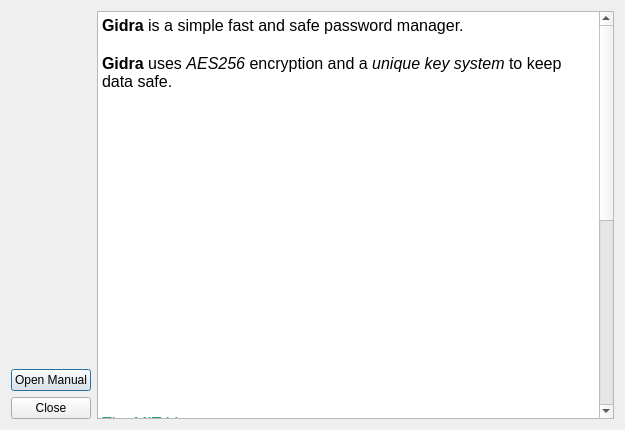
<?xml version="1.0" encoding="UTF-8"?>
<ui version="4.0">
 <class>infodialog</class>
 <widget class="QDialog" name="infodialog">
  <property name="geometry">
   <rect>
    <x>0</x>
    <y>0</y>
    <width>625</width>
    <height>430</height>
   </rect>
  </property>
  <property name="windowTitle">
   <string>About Gidra</string>
  </property>
  <layout class="QGridLayout" name="gridLayout_2">
   <item row="0" column="0">
    <layout class="QGridLayout" name="gridLayout">
     <item row="0" column="1">
      <layout class="QVBoxLayout" name="verticalLayout_4">
       <item>
        <widget class="QTextEdit" name="description">
         <property name="readOnly">
          <bool>true</bool>
         </property>
         <property name="html">
          <string>&lt;!DOCTYPE HTML PUBLIC &quot;-//W3C//DTD HTML 4.0//EN&quot; &quot;http://www.w3.org/TR/REC-html40/strict.dtd&quot;&gt;
&lt;html&gt;&lt;head&gt;&lt;meta name=&quot;qrichtext&quot; content=&quot;1&quot; /&gt;&lt;style type=&quot;text/css&quot;&gt;
p, li { white-space: pre-wrap; }
&lt;/style&gt;&lt;/head&gt;&lt;body style=&quot; font-family:'MS Shell Dlg 2'; font-size:8.25pt; font-weight:400; font-style:normal;&quot;&gt;
&lt;p style=&quot; margin-top:0px; margin-bottom:0px; margin-left:0px; margin-right:0px; -qt-block-indent:0; text-indent:0px;&quot;&gt;&lt;span style=&quot; font-size:12pt; font-weight:600;&quot;&gt;Gidra&lt;/span&gt;&lt;span style=&quot; font-size:12pt;&quot;&gt; is a simple fast and safe password manager.&lt;/span&gt;&lt;/p&gt;
&lt;p style=&quot;-qt-paragraph-type:empty; margin-top:0px; margin-bottom:0px; margin-left:0px; margin-right:0px; -qt-block-indent:0; text-indent:0px; font-size:12pt;&quot;&gt;&lt;br /&gt;&lt;/p&gt;
&lt;p style=&quot; margin-top:0px; margin-bottom:0px; margin-left:0px; margin-right:0px; -qt-block-indent:0; text-indent:0px;&quot;&gt;&lt;span style=&quot; font-size:12pt; font-weight:600;&quot;&gt;Gidra&lt;/span&gt;&lt;span style=&quot; font-size:12pt;&quot;&gt; uses &lt;/span&gt;&lt;span style=&quot; font-size:12pt; font-style:italic;&quot;&gt;AES256&lt;/span&gt;&lt;span style=&quot; font-size:12pt;&quot;&gt; encryption and a&lt;/span&gt;&lt;span style=&quot; font-size:12pt; font-style:italic;&quot;&gt; unique key system&lt;/span&gt;&lt;span style=&quot; font-size:12pt;&quot;&gt; to keep data safe.&lt;/span&gt;&lt;/p&gt;
&lt;p style=&quot;-qt-paragraph-type:empty; margin-top:0px; margin-bottom:0px; margin-left:0px; margin-right:0px; -qt-block-indent:0; text-indent:0px; font-family:'Cantarell'; font-size:12pt;&quot;&gt;&lt;br /&gt;&lt;/p&gt;
&lt;p style=&quot;-qt-paragraph-type:empty; margin-top:0px; margin-bottom:0px; margin-left:0px; margin-right:0px; -qt-block-indent:0; text-indent:0px; font-family:'Cantarell'; font-size:12pt;&quot;&gt;&lt;br /&gt;&lt;/p&gt;
&lt;p style=&quot;-qt-paragraph-type:empty; margin-top:0px; margin-bottom:0px; margin-left:0px; margin-right:0px; -qt-block-indent:0; text-indent:0px; font-family:'Cantarell'; font-size:12pt;&quot;&gt;&lt;br /&gt;&lt;/p&gt;
&lt;p style=&quot;-qt-paragraph-type:empty; margin-top:0px; margin-bottom:0px; margin-left:0px; margin-right:0px; -qt-block-indent:0; text-indent:0px; font-family:'Cantarell'; font-size:12pt;&quot;&gt;&lt;br /&gt;&lt;/p&gt;
&lt;p style=&quot;-qt-paragraph-type:empty; margin-top:0px; margin-bottom:0px; margin-left:0px; margin-right:0px; -qt-block-indent:0; text-indent:0px; font-family:'Cantarell'; font-size:12pt;&quot;&gt;&lt;br /&gt;&lt;/p&gt;
&lt;p style=&quot;-qt-paragraph-type:empty; margin-top:0px; margin-bottom:0px; margin-left:0px; margin-right:0px; -qt-block-indent:0; text-indent:0px; font-family:'Cantarell'; font-size:12pt;&quot;&gt;&lt;br /&gt;&lt;/p&gt;
&lt;p style=&quot;-qt-paragraph-type:empty; margin-top:0px; margin-bottom:0px; margin-left:0px; margin-right:0px; -qt-block-indent:0; text-indent:0px; font-family:'Cantarell'; font-size:12pt;&quot;&gt;&lt;br /&gt;&lt;/p&gt;
&lt;p style=&quot;-qt-paragraph-type:empty; margin-top:0px; margin-bottom:0px; margin-left:0px; margin-right:0px; -qt-block-indent:0; text-indent:0px; font-family:'Cantarell'; font-size:12pt;&quot;&gt;&lt;br /&gt;&lt;/p&gt;
&lt;p style=&quot;-qt-paragraph-type:empty; margin-top:0px; margin-bottom:0px; margin-left:0px; margin-right:0px; -qt-block-indent:0; text-indent:0px; font-family:'Cantarell'; font-size:12pt;&quot;&gt;&lt;br /&gt;&lt;/p&gt;
&lt;p style=&quot;-qt-paragraph-type:empty; margin-top:0px; margin-bottom:0px; margin-left:0px; margin-right:0px; -qt-block-indent:0; text-indent:0px; font-family:'Cantarell'; font-size:12pt;&quot;&gt;&lt;br /&gt;&lt;/p&gt;
&lt;p style=&quot;-qt-paragraph-type:empty; margin-top:0px; margin-bottom:0px; margin-left:0px; margin-right:0px; -qt-block-indent:0; text-indent:0px; font-family:'Cantarell'; font-size:12pt;&quot;&gt;&lt;br /&gt;&lt;/p&gt;
&lt;p style=&quot;-qt-paragraph-type:empty; margin-top:0px; margin-bottom:0px; margin-left:0px; margin-right:0px; -qt-block-indent:0; text-indent:0px; font-family:'Cantarell'; font-size:12pt;&quot;&gt;&lt;br /&gt;&lt;/p&gt;
&lt;p style=&quot;-qt-paragraph-type:empty; margin-top:0px; margin-bottom:0px; margin-left:0px; margin-right:0px; -qt-block-indent:0; text-indent:0px; font-family:'Cantarell'; font-size:12pt;&quot;&gt;&lt;br /&gt;&lt;/p&gt;
&lt;p style=&quot;-qt-paragraph-type:empty; margin-top:0px; margin-bottom:0px; margin-left:0px; margin-right:0px; -qt-block-indent:0; text-indent:0px; font-family:'Cantarell'; font-size:12pt;&quot;&gt;&lt;br /&gt;&lt;/p&gt;
&lt;p style=&quot;-qt-paragraph-type:empty; margin-top:0px; margin-bottom:0px; margin-left:0px; margin-right:0px; -qt-block-indent:0; text-indent:0px; font-family:'Cantarell'; font-size:12pt;&quot;&gt;&lt;br /&gt;&lt;/p&gt;
&lt;p style=&quot;-qt-paragraph-type:empty; margin-top:0px; margin-bottom:0px; margin-left:0px; margin-right:0px; -qt-block-indent:0; text-indent:0px; font-family:'Cantarell'; font-size:12pt;&quot;&gt;&lt;br /&gt;&lt;/p&gt;
&lt;p style=&quot;-qt-paragraph-type:empty; margin-top:0px; margin-bottom:0px; margin-left:0px; margin-right:0px; -qt-block-indent:0; text-indent:0px; font-family:'Cantarell'; font-size:12pt;&quot;&gt;&lt;br /&gt;&lt;/p&gt;
&lt;p style=&quot; margin-top:0px; margin-bottom:0px; margin-left:0px; margin-right:0px; -qt-block-indent:0; text-indent:0px;&quot;&gt;&lt;span style=&quot; font-family:'Cantarell'; font-size:12pt; color:#26a269;&quot;&gt;The MIT License:&lt;/span&gt;&lt;span style=&quot; font-family:'Cantarell'; font-size:12pt;&quot;&gt; &lt;/span&gt;&lt;/p&gt;
&lt;p style=&quot;-qt-paragraph-type:empty; margin-top:0px; margin-bottom:0px; margin-left:0px; margin-right:0px; -qt-block-indent:0; text-indent:0px; font-family:'Cantarell'; font-size:12pt;&quot;&gt;&lt;br /&gt;&lt;/p&gt;
&lt;p style=&quot; margin-top:0px; margin-bottom:0px; margin-left:0px; margin-right:0px; -qt-block-indent:0; text-indent:0px;&quot;&gt;&lt;a name=&quot;separator&quot;&gt;&lt;/a&gt;&lt;span style=&quot; font-family:'Cantarell'; font-size:11pt; color:#26a269;&quot;&gt;C&lt;/span&gt;&lt;span style=&quot; font-family:'Cantarell'; font-size:11pt; color:#26a269;&quot;&gt;opyright 2024 Yaroslav Gusev &lt;/span&gt;&lt;/p&gt;
&lt;p style=&quot; margin-top:12px; margin-bottom:12px; margin-left:0px; margin-right:0px; -qt-block-indent:0; text-indent:0px;&quot;&gt;&lt;a name=&quot;LicenseText&quot;&gt;&lt;/a&gt;&lt;span style=&quot; font-family:'Cantarell'; font-size:11pt; color:#26a269;&quot;&gt;P&lt;/span&gt;&lt;span style=&quot; font-family:'Cantarell'; font-size:11pt; color:#26a269;&quot;&gt;ermission is hereby granted, free of charge, to any person obtaining a copy of this software and associated documentation files (the “Software”), to deal in the Software without restriction, including without limitation the rights to use, copy, modify, merge, publish, distribute, sublicense, and/or sell copies of the Software, and to permit persons to whom the Software is furnished to do so, subject to the following conditions:&lt;/span&gt;&lt;/p&gt;
&lt;p style=&quot; margin-top:12px; margin-bottom:12px; margin-left:0px; margin-right:0px; -qt-block-indent:0; text-indent:0px;&quot;&gt;&lt;span style=&quot; font-family:'Cantarell'; font-size:11pt; color:#26a269;&quot;&gt;The above copyright notice and this permission notice shall be included in all copies or substantial portions of the Software.&lt;/span&gt;&lt;/p&gt;
&lt;p style=&quot; margin-top:12px; margin-bottom:12px; margin-left:0px; margin-right:0px; -qt-block-indent:0; text-indent:0px;&quot;&gt;&lt;span style=&quot; font-family:'Cantarell'; font-size:11pt; color:#26a269;&quot;&gt;THE SOFTWARE IS PROVIDED “AS IS”, WITHOUT WARRANTY OF ANY KIND, EXPRESS OR IMPLIED, INCLUDING BUT NOT LIMITED TO THE WARRANTIES OF MERCHANTABILITY, FITNESS FOR A PARTICULAR PURPOSE AND NONINFRINGEMENT. IN NO EVENT SHALL THE AUTHORS OR COPYRIGHT HOLDERS BE LIABLE FOR ANY CLAIM, DAMAGES OR OTHER LIABILITY, WHETHER IN AN ACTION OF CONTRACT, TORT OR OTHERWISE, ARISING FROM, OUT OF OR IN CONNECTION WITH THE SOFTWARE OR THE USE OR OTHER DEALINGS IN THE SOFTWARE.&lt;/span&gt;&lt;/p&gt;&lt;/body&gt;&lt;/html&gt;</string>
         </property>
        </widget>
       </item>
      </layout>
     </item>
     <item row="0" column="0">
      <layout class="QVBoxLayout" name="verticalLayout_5">
       <item>
        <spacer name="verticalSpacer_2">
         <property name="orientation">
          <enum>Qt::Vertical</enum>
         </property>
         <property name="sizeHint" stdset="0">
          <size>
           <width>20</width>
           <height>40</height>
          </size>
         </property>
        </spacer>
       </item>
       <item>
        <widget class="QLabel" name="label">
         <property name="text">
          <string/>
         </property>
         <property name="pixmap">
          <pixmap resource="res.qrc">:/pics/gidra.png</pixmap>
         </property>
        </widget>
       </item>
       <item>
        <spacer name="verticalSpacer">
         <property name="orientation">
          <enum>Qt::Vertical</enum>
         </property>
         <property name="sizeHint" stdset="0">
          <size>
           <width>20</width>
           <height>40</height>
          </size>
         </property>
        </spacer>
       </item>
       <item>
        <widget class="QPushButton" name="manualButton">
         <property name="text">
          <string>Open Manual</string>
         </property>
        </widget>
       </item>
       <item>
        <widget class="QPushButton" name="closeButton">
         <property name="text">
          <string>Close</string>
         </property>
        </widget>
       </item>
      </layout>
     </item>
    </layout>
   </item>
  </layout>
 </widget>
 <resources>
  <include location="res.qrc"/>
 </resources>
 <connections/>
</ui>
